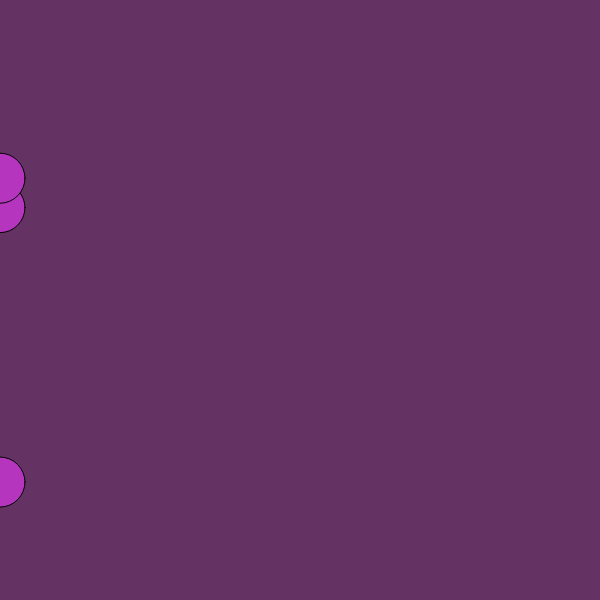
Frame 1 (no input)
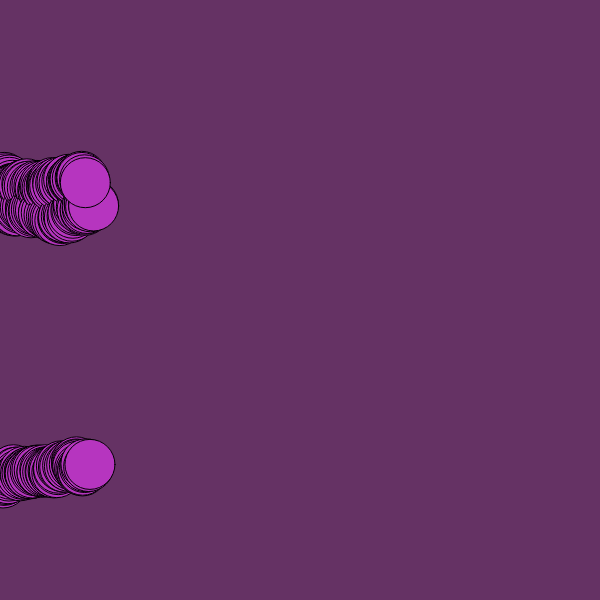
Frame 60 (no input)
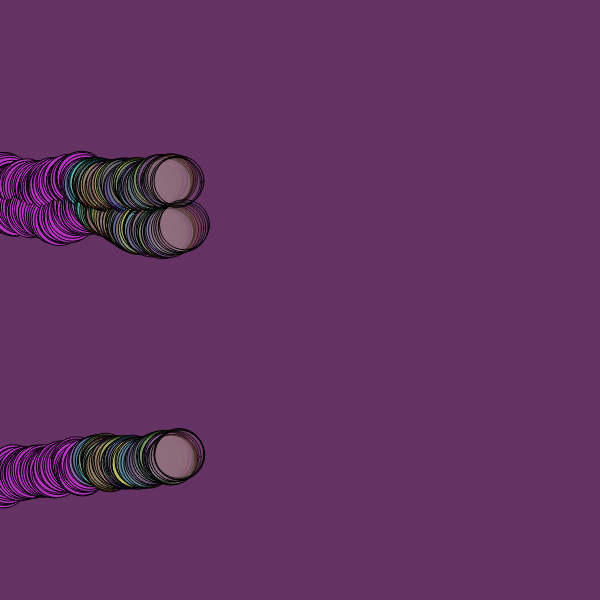
Frame 120 (the mouse pressed at the canvas centre since frame 60)

The p5.js sketch that drew these frames (run headless with seeded random() and noise() and a simulated clock; from frame 60 on, the mouse is pressed at the canvas centre):

// p5.js sketch
// ── sketch.js
let cor;
let circuloX; // horizontal
let circuloY; // vertical

function setup() {
  createCanvas(600, 600);
  background(color(101, 50 , 100));
  cor = color(random(0, 255), random(0, 255), random(0, 255));
  
  circuloX = [0, 0, 0];
  circuloY = [random(height), random(height), random(height)];
}

function draw() {
  
  fill(cor);
  
  for(let contador in circuloX) {
    circle(circuloX[contador], circuloY[contador], 50);    
    circuloX[contador]+= random(0,3);
    circuloY[contador]+= random(-3,3); 
    
    if(circuloX[contador] >= width){
      circuloX[contador] = 0;
      circuloY[contador] = random(height);
    }
  }
  
  if(mouseIsPressed){
    cor = color(random(0, 255), random(0, 255), random(0, 255), random(0, 100));
  }
}
